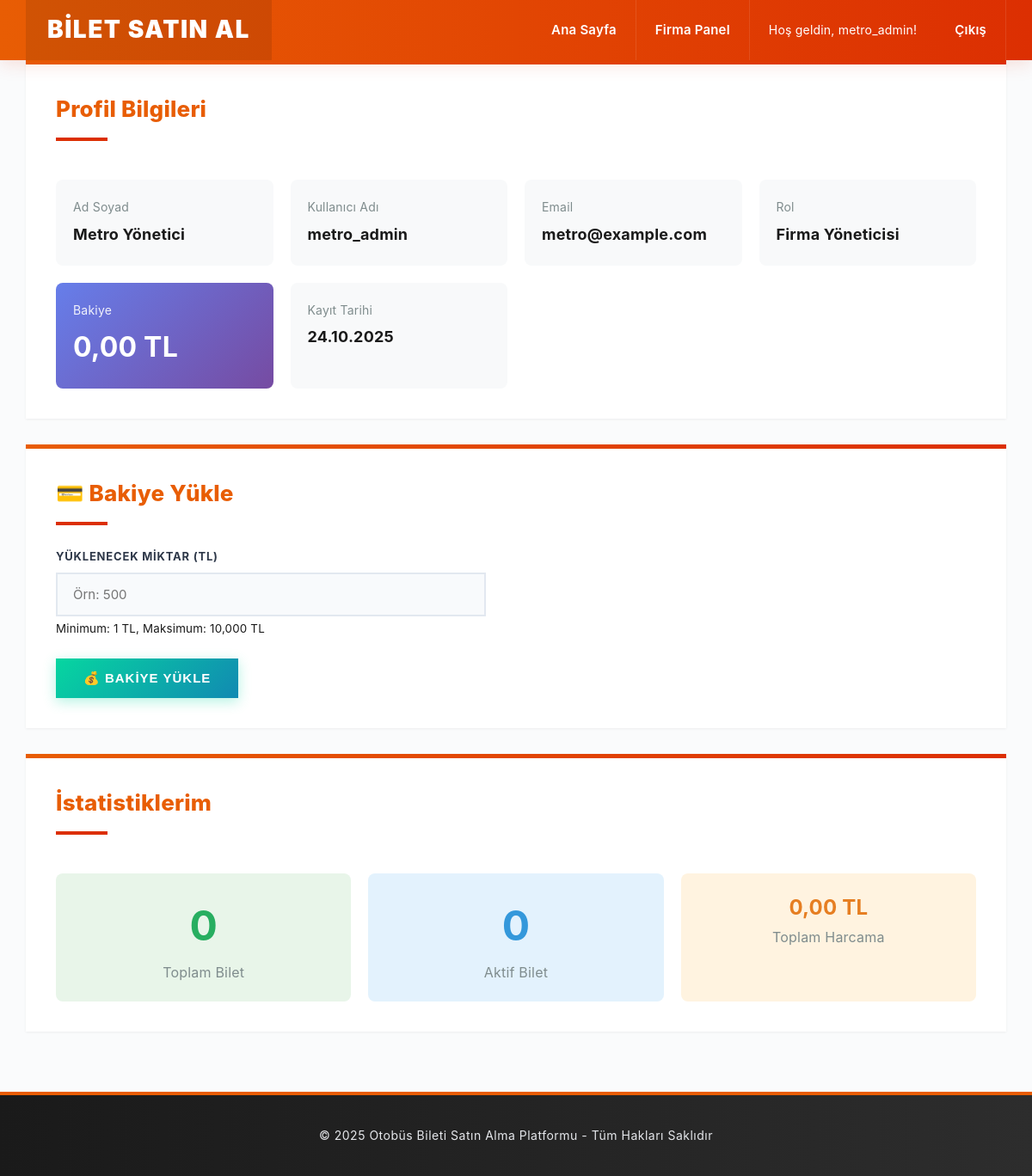
The app's page /user/profile.php (signed in) with its own data.
### tables this page shows
CREATE TABLE users (
            id INTEGER PRIMARY KEY AUTOINCREMENT,
            username TEXT NOT NULL UNIQUE,
            email TEXT NOT NULL UNIQUE,
            password TEXT NOT NULL,
            full_name TEXT,
            role TEXT DEFAULT 'user',
            balance REAL DEFAULT 0,
            company_id INTEGER DEFAULT NULL,
            created_at DATETIME DEFAULT CURRENT_TIMESTAMP,
            FOREIGN KEY (company_id) REFERENCES companies(id) ON DELETE SET NULL
        );

### includes/functions.php (called while the page is built, shortened)
<?php
function get_user_info($db, $user_id) {
    $stmt = $db->prepare("SELECT * FROM users WHERE id = ?");
    $stmt->execute([$user_id]);
    return $stmt->fetch(PDO::FETCH_ASSOC);
}
function format_date($date) {
    return date('d.m.Y', strtotime($date));
}
function format_money($amount) {
    return number_format($amount, 2, ',', '.') . ' TL';
}
function clean_output($text) {
    return htmlspecialchars($text, ENT_QUOTES, 'UTF-8');
}
?>

### user/profile.php (the view, shortened to what this page needs)
<?php
require_once '../config/database.php';
require_once '../includes/functions.php';
$user = get_user_info($db, $_SESSION['user_id']);
require_once '../includes/header.php';
?>
<div class="card">
    <h2>Profil Bilgileri</h2>
    <div style="display: grid; grid-template-columns: repeat(auto-fit, minmax(250px, 1fr)); gap: 20px; margin-top: 20px;">
        <div style="background: #f8f9fa; padding: 20px; border-radius: 8px;">
            <div style="color: #7f8c8d; font-size: 14px;">Ad Soyad</div>
            <div style="font-size: 18px; font-weight: bold; margin-top: 5px;">
                <?php echo clean_output($user['full_name']); ?>
            </div>
        </div>
        <div style="background: #f8f9fa; padding: 20px; border-radius: 8px;">
            <div style="color: #7f8c8d; font-size: 14px;">Kullanıcı Adı</div>
            <div style="font-size: 18px; font-weight: bold; margin-top: 5px;">
                <?php echo clean_output($user['username']); ?>
            </div>
        </div>
        <div style="background: #f8f9fa; padding: 20px; border-radius: 8px;">
            <div style="color: #7f8c8d; font-size: 14px;">Email</div>
            <div style="font-size: 18px; font-weight: bold; margin-top: 5px;">
                <?php echo clean_output($user['email']); ?>
            </div>
        </div>
        <div style="background: #f8f9fa; padding: 20px; border-radius: 8px;">
            <div style="color: #7f8c8d; font-size: 14px;">Rol</div>
            <div style="font-size: 18px; font-weight: bold; margin-top: 5px;">
                <?php
                $roles = ['user' => 'Kullanıcı', 'admin' => 'Admin', 'firm_admin' => 'Firma Yöneticisi'];
                echo $roles[$user['role']] ?? $user['role'];
                ?>
            </div>
        </div>
        <div style="background: linear-gradient(135deg, #667eea 0%, #764ba2 100%); padding: 20px; border-radius: 8px; color: white;">
            <div style="font-size: 14px; opacity: 0.9;">Bakiye</div>
            <div style="font-size: 32px; font-weight: bold; margin-top: 5px;">
                <?php echo format_money($user['balance']); ?>
            </div>
        </div>
        <div style="background: #f8f9fa; padding: 20px; border-radius: 8px;">
            <div style="color: #7f8c8d; font-size: 14px;">Kayıt Tarihi</div>
            <div style="font-size: 18px; font-weight: bold; margin-top: 5px;">
                <?php echo format_date(date('Y-m-d', strtotime($user['created_at']))); ?>
            </div>
        </div>
    </div>
</div>
<div class="card">
    <h2>💳 Bakiye Yükle</h2>
<form method="POST" action="" style="max-width: 500px;">
        <div class="form-group">
            <label>Yüklenecek Miktar (TL)</label>
            <input type="number" name="amount" step="0.01" min="1" max="10000" required placeholder="Örn: 500">
            <small>Minimum: 1 TL, Maksimum: 10,000 TL</small>
        </div>
        <button type="submit" name="add_balance" class="btn btn-success">
            💰 Bakiye Yükle
        </button>
    </form>
</div>
<div class="card">
    <h2> İstatistiklerim</h2>
    <?php
    $stmt = $db->prepare("SELECT COUNT(*) FROM tickets WHERE user_id = ?");
    $stmt->execute([$_SESSION['user_id']]);
    $total_tickets = $stmt->fetchColumn();
    $stmt = $db->prepare("SELECT COUNT(*) FROM tickets WHERE user_id = ? AND status = 'active'");
    $stmt->execute([$_SESSION['user_id']]);
    $active_tickets = $stmt->fetchColumn();
    $stmt = $db->prepare("SELECT SUM(price) FROM tickets WHERE user_id = ? AND status != 'cancelled'");
    $stmt->execute([$_SESSION['user_id']]);
    $total_spent = $stmt->fetchColumn() ?? 0;
    ?>
    <div style="display: grid; grid-template-columns: repeat(auto-fit, minmax(200px, 1fr)); gap: 20px; margin-top: 20px;">
        <div style="background: #e8f5e9; padding: 20px; border-radius: 8px; text-align: center;">
            <div style="font-size: 48px; font-weight: bold; color: #27ae60;">
                <?php echo $total_tickets; ?>
            </div>
            <div style="color: #7f8c8d;">Toplam Bilet</div>
        </div>
        <div style="background: #e3f2fd; padding: 20px; border-radius: 8px; text-align: center;">
            <div style="font-size: 48px; font-weight: bold; color: #3498db;">
                <?php echo $active_tickets; ?>
            </div>
            <div style="color: #7f8c8d;">Aktif Bilet</div>
        </div>
        <div style="background: #fff3e0; padding: 20px; border-radius: 8px; text-align: center;">
            <div style="font-size: 24px; font-weight: bold; color: #e67e22;">
                <?php echo format_money($total_spent); ?>
            </div>
            <div style="color: #7f8c8d;">Toplam Harcama</div>
        </div>
    </div>
</div>
<?php require_once '../includes/footer.php'; ?>

### assets/css/style.css (style rules this page uses)
* { margin: 0; padding: 0; box-sizing: border-box; }
body { font-family: 'Inter', -apple-system, BlinkMacSystemFont, sans-serif; background: #fafbfc; color: #1a1a1a; line-height: 1.7; letter-spacing: 0.2px; }
.card { background: #ffffff; padding: 35px; border: none; box-shadow: 0 1px 3px rgba(0,0,0,0.06); margin-bottom: 30px; transition: all 0.3s ease; position: relative; overflow: hidden; }
.card::before { content: ''; position: absolute; top: 0; left: 0; width: 100%; height: 5px; background: linear-gradient(to right, #e85d04, #dc2f02); }
.card h2 { margin-bottom: 25px; color: #e85d04; border-bottom: none; padding-bottom: 15px; font-size: 26px; font-weight: 800; position: relative; display: inline-block; }
.card h2::after { content: ''; position: absolute; bottom: 0; left: 0; width: 60px; height: 4px; background: #dc2f02; }
.form-group { margin-bottom: 22px; }
.form-group label { display: block; margin-bottom: 8px; color: #2d3748; font-weight: 700; font-size: 13px; text-transform: uppercase; letter-spacing: 0.8px; }
.form-group input, .form-group select, .form-group textarea { width: 100%; padding: 14px 18px; border: 2px solid #e2e8f0; background: #f8fafc; font-size: 15px; transition: all 0.3s ease; font-family: inherit; }
.btn { display: inline-block; padding: 14px 32px; border: none; cursor: pointer; text-decoration: none; font-size: 15px; font-weight: 700; transition: all 0.3s ease; text-transform: uppercase; letter-spacing: 1px; position: relative; overflow: hidden; }
.btn::before { content: ''; position: absolute; top: 0; left: -100%; width: 100%; height: 100%; background: rgba(255,255,255,0.2); transition: all 0.4s ease; }
.btn-success { background: linear-gradient(135deg, #06d6a0, #118ab2); color: white; box-shadow: 0 4px 15px rgba(6, 214, 160, 0.3); }
.card { animation: fadeIn 0.5s ease-out; }

### records on screen
users: full_name "Metro Yönetici", username "metro_admin", email "metro@example.com", role "Firma Yöneticisi", balance "0,00 TL", created_at "24.10.2025"

### other values on screen
clean_output($_SESSION['username']) "metro_admin"
$total_tickets "0"
$active_tickets "0"
format_money($total_spent) "0,00 TL"
